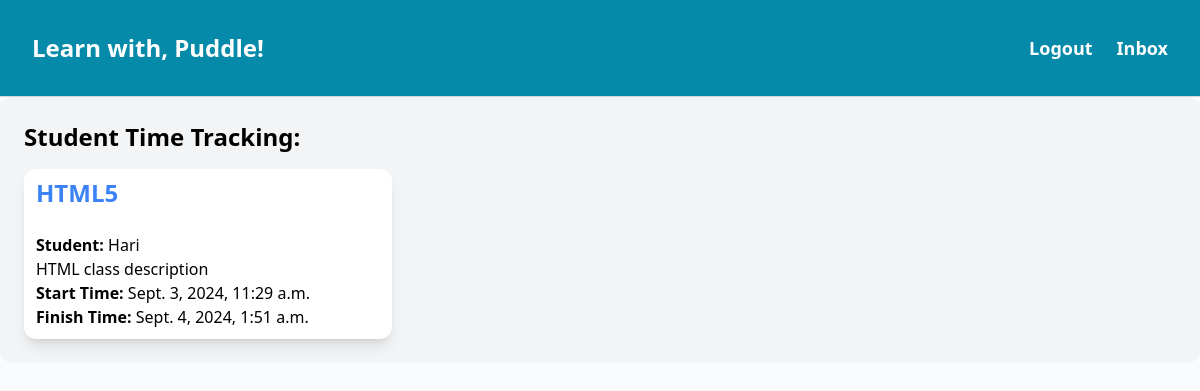
The app's page /items/progress/ (signed in), older data.
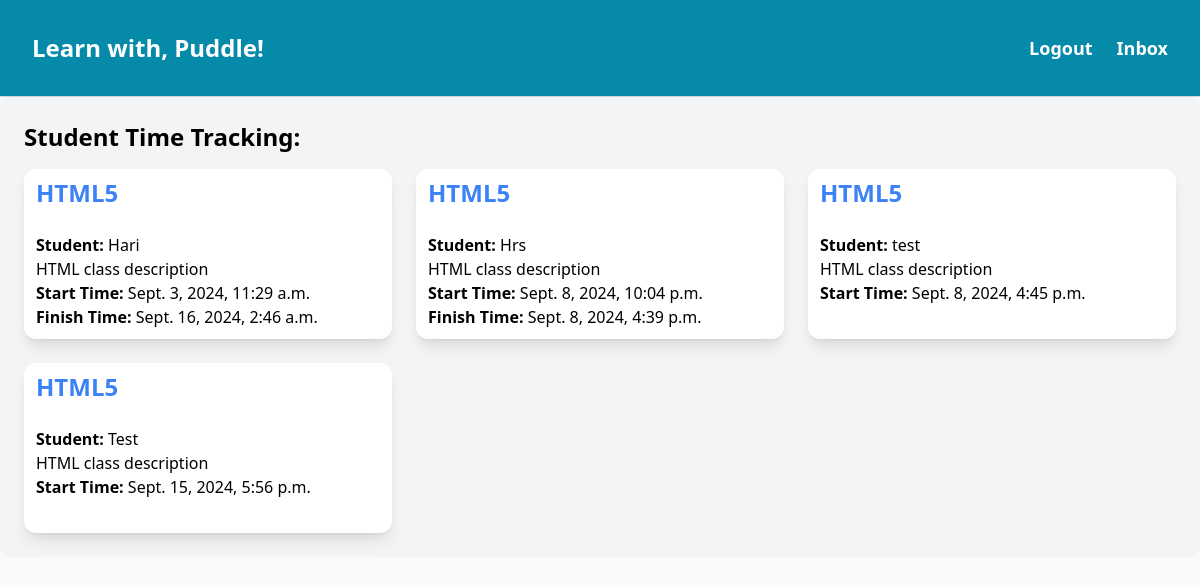
The same page, newer data.
### item/models.py (models this page shows, shortened)
class Enrollment(models.Model):
    STATUS_CHOICES = [
        ('ongoing', 'Ongoing'),
        ('finished', 'Finished'),
        ('ended', 'Ended'),
    ]
    user = models.ForeignKey(User, on_delete=models.CASCADE)
    course = models.ForeignKey(Class, on_delete=models.CASCADE)
    enrolled_at = models.DateTimeField(auto_now_add=True)
    start_time = models.DateTimeField(null=True, blank=True)
    end_time = models.DateTimeField(null=True, blank=True)
    is_completed = models.BooleanField(default=False)
    status = models.CharField(max_length=20, choices=STATUS_CHOICES, default='ongoing')
    class Meta:
        unique_together = ('user', 'course')

class Class(models.Model):
    domain = models.ForeignKey(Domain, related_name='classes', on_delete=models.CASCADE)
    class_name = models.CharField(max_length=255)
    description = models.TextField()
    pdf = models.FileField(upload_to='pdfs/', null=True, blank=True)
    video = models.FileField(upload_to='videos/', null=True, blank=True)
    document = models.FileField(upload_to='documents/', null=True, blank=True)
    learning_paths = models.ManyToManyField(LearningPath, blank=True, related_name='classes')
    created_by = models.ForeignKey(User, null=True, blank=True, on_delete=models.SET_NULL)

### item/views.py (the view)
# urls.py: path('progress/', views.progress_page, name='progress_page'),
@login_required
def progress_page(request):
    if request.user.is_staff:
        domains = Domain.objects.filter(classes__created_by=request.user).distinct()
        enrollments = Enrollment.objects.filter(course__domain__in=domains).select_related('user')
    else:
        classes = Class.objects.filter(enrollment__user=request.user).distinct()
        domains = Domain.objects.filter(classes__in=classes).distinct()
        enrollments = Enrollment.objects.filter(user=request.user).select_related('course')
    return render(request, 'item/progress.html', {
        'enrollments': enrollments,
        'domains': domains,
        'classes': classes if not request.user.is_staff else None,
    })

### item/templates/item/progress.html (shortened to what this page needs)
<!DOCTYPE html>
<html lang="en">
<head>
    <script src="https://cdn.tailwindcss.com"></script>
</head>
<body class="bg-gray-50 min-h-screen flex flex-col">
    <nav class="px-8 flex justify-between items-center border-b border-gray-300" style="background-color: rgb(5, 139, 169); padding: 32px; ">
        <a href="/" class="text-2xl font-bold text-white">Learn with, Puddle!</a>
        <div class="space-x-6 flex items-center text-white">
        <a href="{% url 'core:login' %}" class="text-lg font-semibold hover:text-white-500">Logout</a>
        <a href="{% url 'conversation:inbox' %}" class="text-lg font-semibold hover:text-gray-500">Inbox</a>
</nav>
{% if request.user.is_staff %}
<div class="bg-gray-100 p-6 rounded-xl">
    <h2 class="text-2xl font-semibold mb-4">Student Time Tracking:</h2>
    {% if enrollments %}
        <div class="grid grid-cols-1 sm:grid-cols-2 md:grid-cols-3 gap-6">
            {% for enrollment in enrollments %}
                <div class="bg-white rounded-xl shadow-lg overflow-hidden px-3 py-2" style="height: 170px;">
                    <h3 class="text-2xl font-bold text-blue-500">{{ enrollment.course.class_name }}</h3>&nbsp;
                    <p><strong>Student:</strong> {{ enrollment.user.username }}</p>
                    <p>{{ enrollment.course.description }}</p>
                    <p><strong>Start Time:</strong> {{ enrollment.start_time }}</p>
                    {% if enrollment.end_time %}
                        <p><strong>Finish Time:</strong> {{ enrollment.end_time }}</p>
                    {% endif %}
                </div>
            {% endfor %}
        </div>
    {% else %}
        <p>No students have enrolled in your courses yet.</p>
    {% endif %}
</div>
{% endif %}

Row changes from the older to the newer data that the page shows:
changed Enrollment "Hari": end_time "Sept. 4, 2024, 1:51 a.m." → "Sept. 16, 2024, 2:46 a.m."
added Enrollment: course.class_name "HTML5", user.username "Hrs", course.description "HTML class description", start_time "Sept. 8, 2024, 10:04 p.m.", end_time "Sept. 8, 2024, 4:39 p.m."
added Enrollment: course.class_name "HTML5", user.username "test", course.description "HTML class description", start_time "Sept. 8, 2024, 4:45 p.m."
added Enrollment: course.class_name "HTML5", user.username "Test", course.description "HTML class description", start_time "Sept. 15, 2024, 5:56 p.m."
